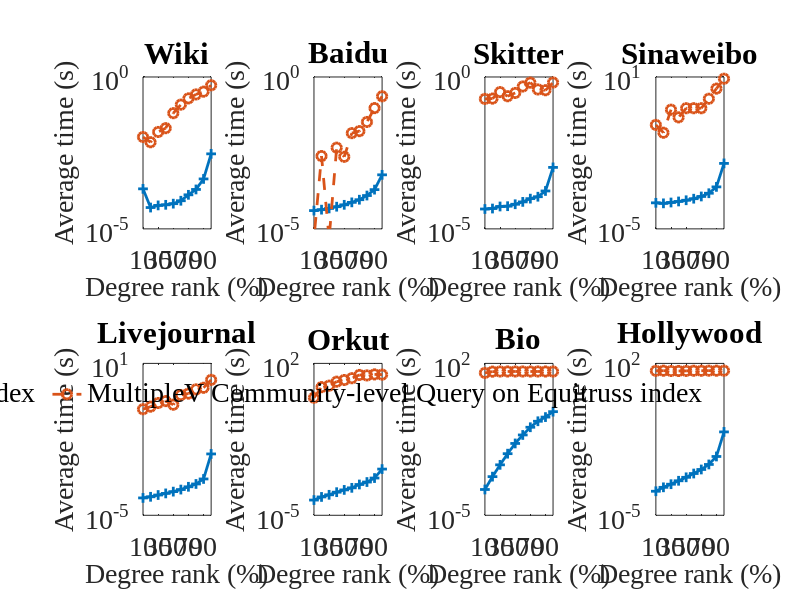

Source code (MATLAB): (Note: this script raises an error after producing the figure.)
close all;
clear;
load('multiplev_3_info_compare.mat');
num_graphs = 8;
num_columns = 4;
num_rows = 2;

title_string = {'Wiki' ...
    'Baidu' ...
    'Skitter' ...
    'Sinaweibo' ...
    'Livejournal' ...
    'Orkut' ...        
    'Bio'...
    'Hollywood'};
% Sequence on file:
% facebook, wiki, skitter, baidu, Livejournal, 
% orkut, sinaweibo, hollywood, bio
sequence = [2 4 3 7 5 6 9 8];
legend_string = {'MultipleV Community-level Query on 2-level index'...
    'MultipleV Community-level Query on Equitruss index'};
ytickarray = [0.00001 1; 0.00001 1; 0.00001 1; 0.00001 10; 0.00001 10; 0.00001 100; 0.00001 100; 0.00001 100;];

figure(1);
for idx = 1:numel(sequence)
    graph_i = sequence(idx);
    subplot(num_rows, num_columns, idx);
    plot(k_info(graph_i,1:10) / (1000 * 100), '-+', 'LineWidth', 2, 'Markers', 7); hold on;
    plot(k_equi_info(graph_i,1:10) / (1000 * 100), '--o', 'LineWidth', 2, 'Markers', 7);
    
    xlim([1 10]);
    set(gca,'XTick',(1:2:10));
    set(gca,'XTickLabel',{'10'; '30'; '50'; '70'; '90'});
    set(gca, 'Fontname', 'Times New Roman', 'Fontsize', 20);
    set(gca, 'YScale', 'log');
    
    data = [k_equi_info(graph_i,1:10) / (1000 * 100), ...
        k_info(graph_i,1:10) / (1000 * 100)];
    y_max = max(data);
    y_min = min(data);
    %y_min = max(y_min, 0.002);
    %ylim([y_min/3, y_max*3]);
    ylim(ytickarray(idx,:));
    [y_min, y_max]
    set(gca, 'YTick', ytickarray(idx,:));
    xlabel_hand=xlabel({'Degree rank (%)';' '});
    set(xlabel_hand,'Fontname', 'Times New Roman', 'Fontsize', 20);
    ylabel_hand=ylabel('Average time (s)');
    set(ylabel_hand,'Fontname', 'Times New Roman', 'Fontsize', 20);
    title(title_string(idx));
end

legend_hand = legend(legend_string,...
    'Orientation', 'horizontal',...
    'Position', [0.1 0 0.8 0.07]);
set(legend_hand,'Fontname', 'Times New Roman', ...
    'Fontsize', 20, 'box', 'off');

fig = gcf;
fig.PaperUnits = 'inches';
fig.PaperSize = [16 7];
fig.PaperPosition = [-1.5 0 19 7];
print('multiplev_k_compare.pdf', '-dpdf')